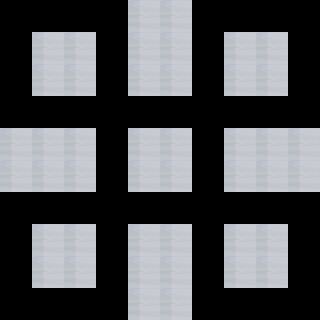

This is a level from a 2D game, rendered from its Tiled map with the project's own tilesets. A one-line summary and the complete map file follow:
An orthogonal 10x10 tile map with 32x32 px tiles, 1 tile layer (Tile Layer 1) and 18 objects.

<map version="1.10" tiledversion="1.11.1" orientation="orthogonal" renderorder="right-down" width="10" height="10" tilewidth="32" tileheight="32" infinite="0" nextlayerid="5" nextobjectid="43">
 <tileset firstgid="1" source="obstacle.tsx" />
 <layer id="1" name="Tile Layer 1" width="10" height="10" opacity="0.9">
  <data encoding="csv">
0,0,0,0,9589,9589,0,0,0,0,
0,9589,9589,0,9589,9589,0,9589,9589,0,
0,9589,9589,0,9589,9589,0,9589,9589,0,
0,0,0,0,0,0,0,0,0,0,
9589,9589,9589,0,9589,9589,0,9589,9589,9589,
9589,9589,9589,0,9589,9589,0,9589,9589,9589,
0,0,0,0,0,0,0,0,0,0,
0,9589,9589,0,9589,9589,0,9589,9589,0,
0,9589,9589,0,9589,9589,0,9589,9589,0,
0,0,0,0,9589,9589,0,0,0,0
</data>
 </layer>
 <objectgroup id="2" name="path">
  <object id="12" x="111.191" y="26.1625">
   <point />
  </object>
  <object id="13" x="111.38" y="116.55">
   <point />
  </object>
  <object id="27" x="17.1691" y="118.549">
   <point />
  </object>
  <object id="28" x="20.4394" y="27.7976">
   <point />
  </object>
  <object id="29" x="111.191" y="22.8922">
   <point />
  </object>
  <object id="30" x="107.92" y="313.132">
   <point />
  </object>
  <object id="31" x="15.534" y="310.68">
   <point />
  </object>
  <object id="32" x="13.0812" y="213.388">
   <point />
  </object>
  <object id="33" x="303.321" y="218.293">
   <point />
  </object>
  <object id="34" x="303.321" y="315.585">
   <point />
  </object>
  <object id="35" x="206.847" y="311.497">
   <point />
  </object>
  <object id="36" x="211.753" y="24.5273">
   <point />
  </object>
  <object id="37" x="303.321" y="22.8922">
   <point />
  </object>
  <object id="38" x="304.139" y="117.731">
   <point />
  </object>
  <object id="39" x="16.3516" y="119.366">
   <point />
  </object>
  <object id="40" x="21.257" y="25.3449">
   <point />
  </object>
  <object id="41" x="112.008" y="22.8922">
   <point />
  </object>
  <object id="42" x="107.103" y="311.497">
   <point />
  </object>
 </objectgroup>
</map>